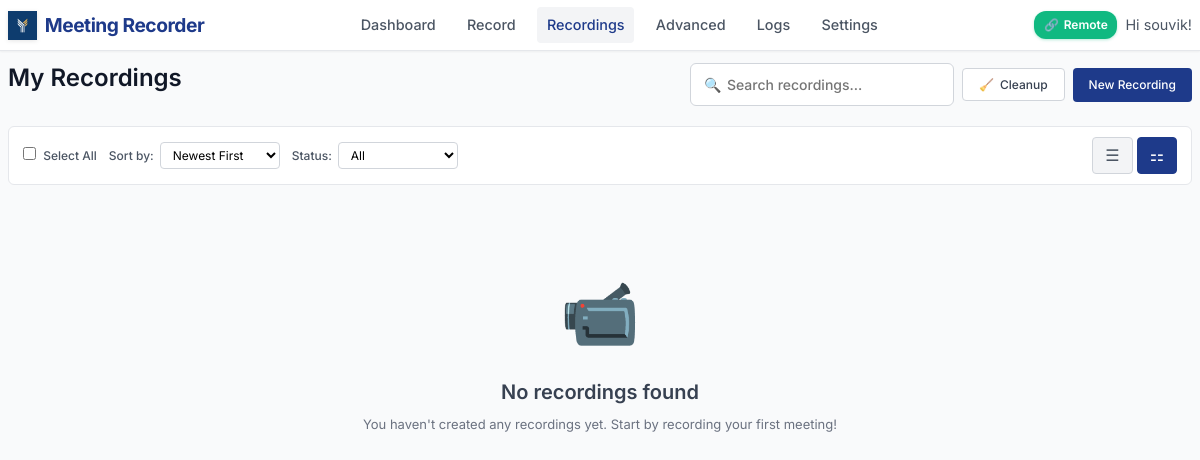
The app's page /recordings (signed in), older data.
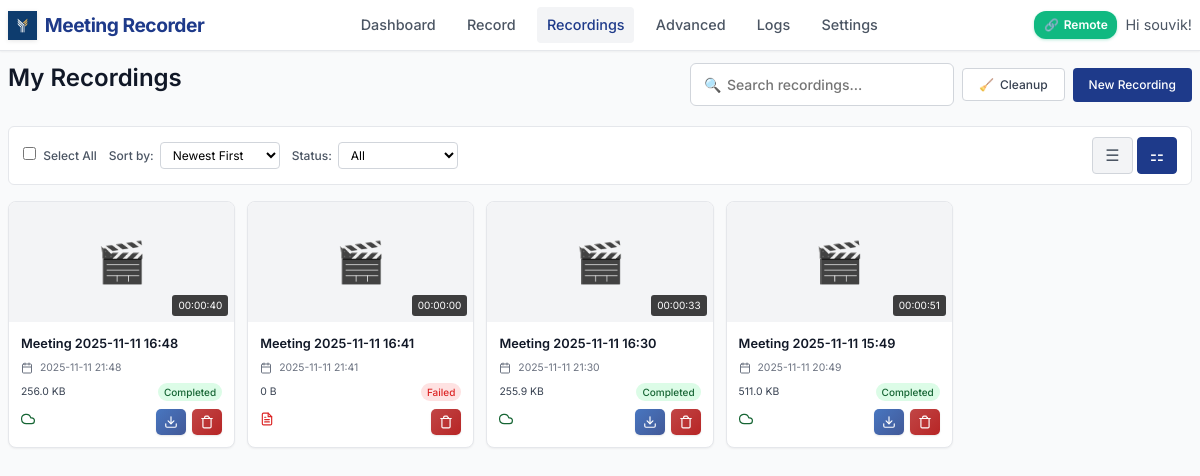
The same page, newer data.
### models.py (models this page shows, shortened)
class User(UserMixin, db.Model):
    id = db.Column(db.Integer, primary_key=True)
    username = db.Column(db.String(80), unique=True, nullable=False)
    email = db.Column(db.String(120), unique=True, nullable=False)
    password_hash = db.Column(db.String(128))
    created_at = db.Column(db.DateTime, default=datetime.utcnow)
    is_active = db.Column(db.Boolean, default=True)
    default_monitor = db.Column(db.String(200))  # Default monitor for recordings
    auto_delete_days = db.Column(db.Integer, default=30)  # Auto-delete recordings after N days
    recordings = db.relationship('Recording', backref='user', lazy=True)
    meetings = db.relationship('Meeting', backref='user', lazy=True)

class Recording(db.Model):
    id = db.Column(db.Integer, primary_key=True)
    title = db.Column(db.String(200), nullable=False)
    filename = db.Column(db.String(255), nullable=False)
    file_path = db.Column(db.String(500), nullable=False)
    file_size = db.Column(db.BigInteger, default=0)  # in bytes
    duration = db.Column(db.Integer, default=0)  # in seconds
    created_at = db.Column(db.DateTime, default=datetime.utcnow)
    started_at = db.Column(db.DateTime)
    ended_at = db.Column(db.DateTime)
    monitor_name = db.Column(db.String(200))
    resolution = db.Column(db.String(50))  # e.g., "1920x1080"
    uploaded = db.Column(db.Boolean, default=False)
    upload_url = db.Column(db.String(500))  # Legacy field - kept for compatibility
    video_url = db.Column(db.String(500))
    transcript_url = db.Column(db.String(500))
    thumbnail_url = db.Column(db.String(500))
    upload_status = db.Column(db.String(50), default='pending')  # pending, uploading, completed, failed
    upload_metadata = db.Column(db.Text)  # JSON metadata from upload
    user_id = db.Column(db.Integer, db.ForeignKey('user.id'), nullable=False)
    status = db.Column(db.String(50), default='completed')  # recording, processing, completed, failed
    @property
    def duration_formatted(self):
        if not self.duration:
            return "00:00:00"
        hours = self.duration // 3600
        minutes = (self.duration % 3600) // 60
        seconds = self.duration % 60
        return f"{hours:02d}:{minutes:02d}:{seconds:02d}"
    @property
    def file_size_formatted(self):
        if not self.file_size:
            return "0 B"
        size = self.file_size  # Work with a copy to avoid modifying the actual value
        for unit in ['B', 'KB', 'MB', 'GB']:
            if size < 1024:
                return f"{size:.1f} {unit}"
            size /= 1024
        return f"{size:.1f} TB"
    @property
    def sync_status(self):
        if self.upload_status == 'completed' and self.uploaded:
            return "Synced"
        elif self.upload_status == 'uploading':
            return "Uploading"
        elif self.upload_status == 'failed':
            return "Upload Failed"
        elif self.status == "failed":
            return "Recording Failed"
        elif self.status == "processing":
            return "Processing"
        else:
            return "Local Only"
    @property
    def sync_status_class(self):
        status = self.sync_status
        if status == "Synced":
            return "status-synced"
        elif status == "Uploading":
            return "status-uploading"
        elif "Failed" in status:
            return "status-failed"
        elif status == "Processing":
            return "status-processing"
        else:
            return "status-local"
    @property
    def resolved_file_path(self):
        if not self.file_path:
            return None
        base_dir = get_base_dir()
        if os.path.isabs(self.file_path):
            filename = os.path.basename(self.file_path)
        else:
            filename = self.file_path
        resolved_path = base_dir / 'recordings' / filename
        return str(resolved_path)
    @property
    def transcript_path(self):
        base_dir = get_base_dir()
        recordings_dir = base_dir / 'recordings'
        safe_title = "".join(c for c in self.title if c.isalnum() or c in (' ', '-', '_')).rstrip()
        transcript_filename = f"{safe_title}_transcript.txt"
        transcript_path = recordings_dir / transcript_filename
        if transcript_path.exists():
            return str(transcript_path)
        resolved_path = self.resolved_file_path
        if resolved_path:
            old_transcript_path = Path(resolved_path).with_suffix('') / '_transcript.txt'
            if old_transcript_path.exists():
                return str(old_transcript_path)
        return str(transcript_path)
    @property
    def has_transcript(self):
        transcript_path = self.transcript_path
        return transcript_path and os.path.exists(transcript_path)

### app.py (the view, shortened to what this page needs)
@app.route('/recordings')
@login_required
def recordings():
    page = request.args.get('page', 1, type=int)
    sort_by = request.args.get('sort', 'date_desc')
    status_filter = request.args.get('status', 'all')
    search_query = request.args.get('search', '').strip()
    query = Recording.query
    if search_query:
        query = query.filter(Recording.title.contains(search_query))
    if sort_by == 'date_asc':
        query = query.order_by(Recording.created_at.asc())
    elif sort_by == 'title':
        query = query.order_by(Recording.title.asc())
    elif sort_by == 'duration':
        query = query.order_by(Recording.duration.desc().nullslast())
    else:  # default: date_desc
        query = query.order_by(Recording.created_at.desc())
    recordings = query.paginate(page=page, per_page=10, error_out=False)
    return render_template('recordings.html', recordings=recordings)

### app.py (called while the page is built)
@app.context_processor
def utility_processor():
    active_recording = None
    if current_user.is_authenticated:
        global recording_state
        if recording_state.get('active', False):
            recent_recording = Recording.query.filter_by(user_id=current_user.id).order_by(Recording.created_at.desc()).first()
            if recent_recording and recent_recording.status != 'completed':
                active_recording = recent_recording
    return dict(
        format_file_size=format_file_size,
        format_duration=format_duration,
        active_recording=active_recording,
        is_remote_recording_enabled=is_remote_recording_enabled
    )

@login_manager.user_loader
def load_user(user_id):
    return db.session.get(User, int(user_id))  # Fix SQLAlchemy deprecation

### models.py (called while the page is built)
def get_base_dir():
    if getattr(sys, 'frozen', False):
        return Path(sys.executable).parent
    else:
        return Path(__file__).parent.absolute()

### templates/recordings.html (shortened to what this page needs)
{% extends "base.html" %}
{% block content %}
<div class="page-header">
    <h1 class="page-title">My Recordings</h1>
    <div class="header-actions">
        <div class="search-box">
            <span class="search-icon">🔍</span>
            <input type="text" class="search-input" placeholder="Search recordings...">
        </div>
        <button onclick="cleanupOrphanedRecordings()" class="btn-secondary" title="Remove database entries without files">
            <span>🧹</span>
            Cleanup
        </button>
        <a href="/record" class="btn-primary">
            New Recording
        </a>
    </div>
</div>
<div class="filters">
    <div class="filter-group">
        <label class="filter-label">
            <input type="checkbox" id="selectAllCheckbox" onchange="toggleSelectAll()" style="margin-right: 0.25rem;">
            Select All
        </label>
    </div>
    <div class="filter-group">
        <label class="filter-label">Sort by:</label>
        <select class="filter-select" id="sortSelect">
            <option value="date_desc">Newest First</option>
        </select>
    </div>
    <div class="filter-group">
        <label class="filter-label">Status:</label>
        <select class="filter-select" id="statusSelect">
            <option value="all">All</option>
        </select>
    </div>
    <div class="view-toggles">
        <button class="view-toggle-btn" onclick="setView('list')" title="List View">
            <span>☰</span>
        </button>
        <button class="view-toggle-btn active" onclick="setView('grid')" title="Grid View">
            <span>⚏</span>
        </button>
    </div>
</div>
{% if recordings.items %}
    <div class="recordings-grid">
        {% for recording in recordings.items %}
        <div class="recording-card" onclick="playRecording('{{ recording.id }}', event)">
            <div class="recording-thumbnail">
                {% if recording.file_path %}
                <div class="placeholder-thumbnail" style="display: none; width: 100%; height: 100%; align-items: center; justify-content: center; font-size: 2.5rem; color: var(--gray-400);">
                    🎬
                </div>
                {% else %}
                <div class="placeholder-thumbnail" style="width: 100%; height: 100%; display: flex; align-items: center; justify-content: center; font-size: 2.5rem; color: var(--gray-400);">
                    🎬
                </div>
                {% endif %}
                <div class="recording-duration">{{ recording.duration_formatted }}</div>
            </div>
            <div class="recording-info">
                <div class="recording-title">{{ recording.title }}</div>
                <div class="recording-meta">
                    <div class="recording-date">
                        {{ recording.created_at.strftime('%Y-%m-%d %H:%M') }}
                    </div>
                </div>
                <div class="recording-details">
                    <span class="recording-size">{{ recording.file_size_formatted }}</span>
                    <span class="recording-status status-{{ recording.status }}">
                        {{ recording.status.title() }}
                    </span>
                </div>
                <div class="recording-actions">
                    <div class="sync-indicator">
                        <span class="{{ recording.sync_status_class }}" title="{{ recording.sync_status }}">
                            {% if recording.sync_status == 'Synced' %}
                                <svg width="14" height="14" viewBox="0 0 24 24" fill="none" stroke="currentColor" stroke-width="2" stroke-linecap="round" stroke-linejoin="round">
                                    <path d="M18 10h-1.26A8 8 0 1 0 9 20h9a5 5 0 0 0 0-10z"/>
                                </svg>
                            {% elif recording.sync_status == 'Completed' %}
                                <svg width="14" height="14" viewBox="0 0 24 24" fill="none" stroke="currentColor" stroke-width="2" stroke-linecap="round" stroke-linejoin="round">
                                    <polyline points="20,6 9,17 4,12"/>
                                </svg>
                            {% elif recording.sync_status == 'Processing' %}
                                <svg width="14" height="14" viewBox="0 0 24 24" fill="none" stroke="currentColor" stroke-width="2" stroke-linecap="round" stroke-linejoin="round" style="animation: spin 1s linear infinite;">
                                    <path d="M21 12a9 9 0 11-6.219-8.56"/>
                                </svg>
                            {% elif recording.sync_status == 'Failed' %}
                                <svg width="14" height="14" viewBox="0 0 24 24" fill="none" stroke="currentColor" stroke-width="2" stroke-linecap="round" stroke-linejoin="round">
                                    <circle cx="12" cy="12" r="10"/>
                                    <line x1="15" y1="9" x2="9" y2="15"/>
                                    <line x1="9" y1="9" x2="15" y2="15"/>
                                </svg>
                            {% endif %}
                        </span>
                    </div>
                    <div class="action-buttons">
                        {% if recording.file_path %}
                        <a href="{{ url_for('download_recording', recording_id=recording.id) }}"
                           class="download-btn"
                           title="Download video">
                            <svg width="14" height="14" viewBox="0 0 24 24" fill="none" stroke="currentColor" stroke-width="2" stroke-linecap="round" stroke-linejoin="round">
                                <path d="M21 15v4a2 2 0 0 1-2 2H5a2 2 0 0 1-2-2v-4"/>
                                <polyline points="7,10 12,15 17,10"/>
                                <line x1="12" y1="15" x2="12" y2="3"/>
                            </svg>
                        </a>
                        {% endif %}
                        <button class="delete-btn"
                                onclick="deleteRecording({{ recording.id }}, '{{ recording.title }}')"
                                title="Delete recording">
                            <svg width="14" height="14" viewBox="0 0 24 24" fill="none" stroke="currentColor" stroke-width="2" stroke-linecap="round" stroke-linejoin="round">
                                <path d="M3 6h18"/>
                                <path d="M19 6v14c0 1-1 2-2 2H7c-1 0-2-1-2-2V6"/>
                                <path d="M8 6V4c0-1 1-2 2-2h4c0 1 1 2 2 2v2"/>
                            </svg>
                        </button>
                    </div>
                </div>
            </div>
        </div>
        {% endfor %}
    </div>
{% else %}
    <div class="empty-state">
        <div class="empty-icon">📹</div>
        <div class="empty-title">No recordings found</div>
        <p>You haven't created any recordings yet. Start by recording your first meeting!</p>
    </div>
{% endif %}
{% endblock %}

### templates/base.html (shortened to what this page needs)
<!DOCTYPE html>
<html lang="en">
<head>
</head>
<body>
    <header class="header">
        <div class="header-content">
            <a href="{{ url_for('dashboard') }}" class="logo">
                <img src="{{ url_for('static', filename='image.png') }}" alt="FYE Labs" class="logo-image">
                <span class="logo-text">Meeting Recorder</span>
            </a>
            <nav class="nav-menu">
                <a href="{{ url_for('dashboard') }}" class="nav-link {% if request.endpoint == 'dashboard' %}active{% endif %}">Dashboard</a>
                <a href="{{ url_for('record') }}" class="nav-link {% if request.endpoint == 'record' %}active{% endif %}">Record</a>
                <a href="{{ url_for('recordings') }}" class="nav-link {% if request.endpoint == 'recordings' %}active{% endif %}">Recordings</a>
                <a href="{{ url_for('admin_dashboard') }}" class="nav-link {% if request.endpoint.startswith('admin_') %}active{% endif %}">Advanced</a>
                <a href="{{ url_for('view_logs') }}" class="nav-link {% if request.endpoint == 'view_logs' %}active{% endif %}">Logs</a>
                <a href="{{ url_for('settings') }}" class="nav-link {% if request.endpoint == 'settings' %}active{% endif %}">Settings</a>
            </nav>
            <div class="user-menu">
                <div class="remote-status-indicator" id="remoteStatusIndicator">
                    <span id="remoteStatusIcon">🔗</span>
                    <span id="remoteStatusText">Remote</span>
                </div>
                <span class="user-info">Hi {{ current_user.username }}!</span>
            </div>
        </div>
    </header>
    <main class="container">
        {% block content %}{% endblock %}
    </main>
</body>
</html>

Row changes from the older to the newer data that the page shows:
added Recording: duration_formatted "00:00:40", title "Meeting 2025-11-11 16:48", created_at "2025-11-11 21:48", file_size_formatted "256.0 KB", status "Completed", upload_status "completed" (drawn)
added Recording: duration_formatted "00:00:00", title "Meeting 2025-11-11 16:41", created_at "2025-11-11 21:41", file_size_formatted "0 B", status "Failed", upload_status "pending" (drawn)
added Recording: duration_formatted "00:00:33", title "Meeting 2025-11-11 16:30", created_at "2025-11-11 21:30", file_size_formatted "255.9 KB", status "Completed", upload_status "completed" (drawn)
added Recording: duration_formatted "00:00:51", title "Meeting 2025-11-11 15:49", created_at "2025-11-11 20:49", file_size_formatted "511.0 KB", status "Completed", upload_status "completed" (drawn)
Text that changed along with them:
text no longer shown: "📹 No recordings found You haven't created any recordings yet. Start by recording your first meeting!"
